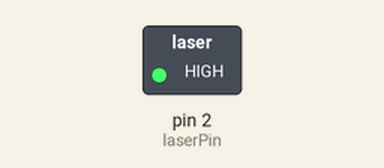
Recording of a sketch running on a simulated Arduino Uno, built with avr-gcc and run on an emulated ATmega328P. Shown: switched loads named in the sketch (green lamp = pin HIGH).

Above: at 1.0 s.
At 3.0 s:
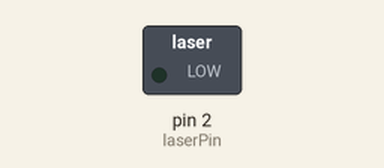
Timing chart, 0 to 5.2 s (numbered marks = the images above):
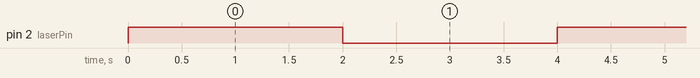

Measured:
- by itself, pin 2 (laserPin): alternates HIGH for 2.0 s and LOW for 2.0 s

The sketch:

Laser.ino
```cpp
/*
 * Keyestudio 37 in 1 Starter Kit for Raspberry Pi Pico
 * lesson 3
 * Laser sensor
 * http://www.keyestudio.com
*/
int laserPin = 2; //define the laser pin as 2
void setup() {
  pinMode(laserPin, OUTPUT);//set Pins to OUTPUT
}

void loop() {
  digitalWrite(laserPin, HIGH); //turn on the laser module
  delay(2000);  //delay in 2s
  digitalWrite(laserPin, LOW); //turn off laser module
  delay(2000);  //delay in 2s

}
```
